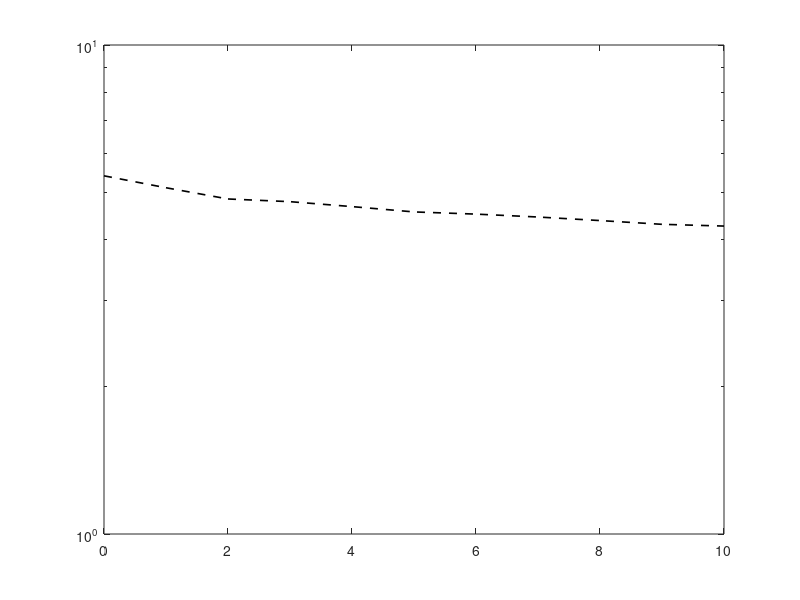

Write MATLAB code to recreate this figure. (Note: this script raises an error after producing the figure.)
%% This is 3D code with Symmetric Domain.

clear
close
n = 64; %Number of grid points per dimension.
dmsz = 0.65;
h = 2*dmsz/n; %Grid spacing
it_jacobi = 10;
it_srj = 1000;
it_linear = 3; % # of linearization steps.
points = (-1*dmsz):h:dmsz;
N_ef = 0.5*pi/(asin(sqrt((2/3)*(sin(pi/(2*n)))^2))) % Dirichlet Boundary Conditions;

disp(['Domain: [' num2str(points(1)) ',' num2str(points(end)) ']^3' ])
disp(['Grid Spacing: ' num2str(h) ', ' num2str(n) ' points per dimension'])
disp(['Jacobi Iterations: ' num2str(it_jacobi)])
disp(['SRJ Iterations: ' num2str(it_srj)])
disp(['Linearization Steps: ' num2str(it_linear)])
disp(['Effective number of SRJ points: ' num2str(N_ef)])

%% Initializing Stuff
[X,Y,Z] = ndgrid(points);
%First index is for x (top to bottom).
%Second index is for y (left to right).
%Third index is for z.
hsq = h^2;
% True Solution
T = 1./(X+1)+1./(Y+1);
%Dirchlet boundary conditions.
A = zeros(n+1,n+1,n+1);
A(1,:,:) = T(1,:,:);
A(n+1,:,:) = T(n+1,:,:);
A(:,1,:) = T(:,1,:);
A(:,n+1,:) = T(:,n+1,:);
A(:,:,1) = T(:,:,1);
A(:,:,n+1) = T(:,:,n+1);

% RHS
Rc = 3./(((X+1).^2).*(Y+1)) +3./(((Y+1).^2).*(X+1));
R = 2*(A.^3-Rc);

res = max(max(max(abs(T-A))));
iteration = zeros(1,it_jacobi+it_linear*it_srj+1);
residual = zeros(1,it_jacobi+it_linear*it_srj+1);
residual (1) = res;

onebysix = 1/6;

%% Jacobi Iteration on nonlinear PDE.
disp('Running Jacobi.')

count = 1;
while count <= it_jacobi
    A(2:n,2:n,2:n) = onebysix*(A(1:n-1,2:n,2:n)+A(3:n+1,2:n,2:n)+A(2:n,1:n-1,2:n)+A(2:n,3:n+1,2:n)+A(2:n,2:n,1:n-1)+A(2:n,2:n,3:n+1)-hsq*R(2:n,2:n,2:n));
    res = max(max(max(abs(T-A))));
    residual (count+1) = res;
    iteration (count+1) = count;
    %% UNCOMMENT IF RHS HAS DEPENDENCE ON A
    R = 2*(A.^3-Rc); % update RHS
    count = count+1;
end


%% Plotting
semilogy(iteration(1:it_jacobi+1),residual(1:it_jacobi+1),'--k','LineWidth',1.2,'DisplayName','Jacobi')
hold on

V0 = A;


%% Linearization and SRJ
load P6_64.srj
load P6_100.srj
load P6_300.srj

Omega = P6_64;
M = length(Omega);
OneMinusOmega = 1 -  Omega;

count=1; % Count
while count <= it_linear
    disp(['Newton Raphson ' num2str(count)])
    deltaV = zeros(n+1,n+1,n+1); % guess
    laplaceV0 = V0;
    laplaceV0(2:n,2:n,2:n) = (1/hsq)*(V0(1:n-1,2:n,2:n)+V0(3:n+1,2:n,2:n)+V0(2:n,1:n-1,2:n)+V0(2:n,3:n+1,2:n)+V0(2:n,2:n,1:n-1)+V0(2:n,2:n,3:n+1)-6*V0(2:n,2:n,2:n));
    Rv = 2*(V0.^3+3*V0.^2.*deltaV-Rc)-laplaceV0;
    Tv = T - V0;
    
    m = it_jacobi+it_srj*(count-1)+1;
    k=1;
    while k <= it_srj
        r = rem(k,M);
        if r == 0
            r = M;
        end
        B = onebysix*(deltaV(1:n-1,2:n,2:n)+deltaV(3:n+1,2:n,2:n)+deltaV(2:n,1:n-1,2:n)+deltaV(2:n,3:n+1,2:n)+deltaV(2:n,2:n,1:n-1)+deltaV(2:n,2:n,3:n+1)-hsq*Rv(2:n,2:n,2:n));
        deltaV(2:n,2:n,2:n) = OneMinusOmega(r)*deltaV(2:n,2:n,2:n) + Omega(r)*B;

        Diff = abs(Tv(2:n,2:n,2:n)-deltaV(2:n,2:n,2:n));
        res = max(max(max(Diff)));
        residual (m+k) = res;
        iteration (m+k) = m+k; % Iteration Count
        %% UNCOMMENT IF RHS HAS DEPENDENCE ON A
        Rv = 2*(V0.^3+3*V0.^2.*deltaV-Rc)-laplaceV0; % update RHS
        k = k+1;
    end
    
    %Plotting
    semilogy(iteration(m:m+k-1),residual(m:m+k-1),'-','Linewidth',1.2,'DisplayName',['SRJ ' num2str(count)])
    
    V0 = V0 + deltaV;
    count = count+1;
end

legend('show')
xlabel('Iteration Count','Fontsize',15)
ylabel('|| r ||_\infty','Fontsize',15)
title('Linearized SRJ','Fontsize',15)
grid on
